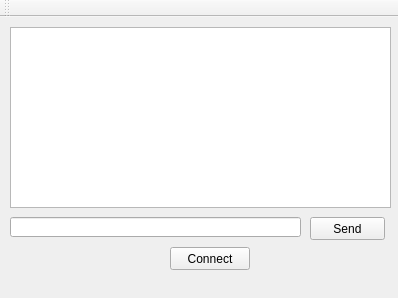
<?xml version="1.0" encoding="UTF-8"?>
<ui version="4.0">
 <class>MainWindow</class>
 <widget class="QMainWindow" name="MainWindow">
  <property name="geometry">
   <rect>
    <x>0</x>
    <y>0</y>
    <width>398</width>
    <height>298</height>
   </rect>
  </property>
  <property name="sizePolicy">
   <sizepolicy hsizetype="Fixed" vsizetype="Fixed">
    <horstretch>0</horstretch>
    <verstretch>0</verstretch>
   </sizepolicy>
  </property>
  <property name="minimumSize">
   <size>
    <width>398</width>
    <height>298</height>
   </size>
  </property>
  <property name="maximumSize">
   <size>
    <width>398</width>
    <height>298</height>
   </size>
  </property>
  <property name="windowTitle">
   <string>Your Chat</string>
  </property>
  <widget class="QWidget" name="centralWidget">
   <widget class="QPushButton" name="pushButton">
    <property name="geometry">
     <rect>
      <x>310</x>
      <y>200</y>
      <width>75</width>
      <height>23</height>
     </rect>
    </property>
    <property name="text">
     <string>Send</string>
    </property>
   </widget>
   <widget class="QLineEdit" name="lineEdit">
    <property name="geometry">
     <rect>
      <x>10</x>
      <y>200</y>
      <width>291</width>
      <height>20</height>
     </rect>
    </property>
   </widget>
   <widget class="QTextEdit" name="textEdit">
    <property name="geometry">
     <rect>
      <x>10</x>
      <y>10</y>
      <width>381</width>
      <height>181</height>
     </rect>
    </property>
   </widget>
   <widget class="QPushButton" name="pushButton_2">
    <property name="geometry">
     <rect>
      <x>170</x>
      <y>230</y>
      <width>80</width>
      <height>23</height>
     </rect>
    </property>
    <property name="text">
     <string>Connect</string>
    </property>
   </widget>
  </widget>
  <widget class="QMenuBar" name="menuBar">
   <property name="geometry">
    <rect>
     <x>0</x>
     <y>0</y>
     <width>398</width>
     <height>20</height>
    </rect>
   </property>
  </widget>
  <widget class="QToolBar" name="mainToolBar">
   <attribute name="toolBarArea">
    <enum>TopToolBarArea</enum>
   </attribute>
   <attribute name="toolBarBreak">
    <bool>false</bool>
   </attribute>
  </widget>
 </widget>
 <layoutdefault spacing="6" margin="11"/>
 <resources/>
 <connections/>
</ui>
